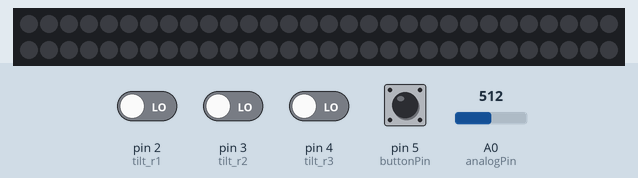
This sketch was run on a simulated Arduino Uno, built with avr-gcc and run on an emulated ATmega328P. On the bench: 60 RGB LEDs in strip order, left to right, continuing on the next row. The inputs (shaded band) are chosen by the test bench; at power-on: pin 2 (tilt_r1), pin 3 (tilt_r2), pin 4 (tilt_r3), pin 5 (buttonPin) LOW, A0 (analogPin) = 512. Dim RGB values are drawn brighter than linear; the audio player accepts every command and is not drawn; what the sketch prints to the serial monitor is not drawn.

Above: at 1.2 s.
1.3 s: pin 2 (tilt_r1) driven HIGH
At 3.4 s:
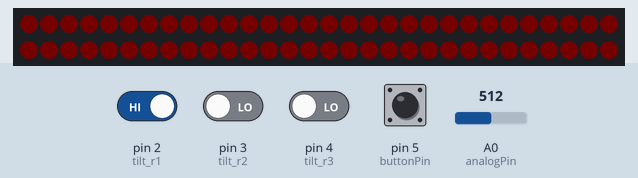
4.3 s: pin 3 (tilt_r2) driven HIGH
7.3 s: pin 5 (buttonPin) pulled HIGH for 0.25 s
At 9.6 s:
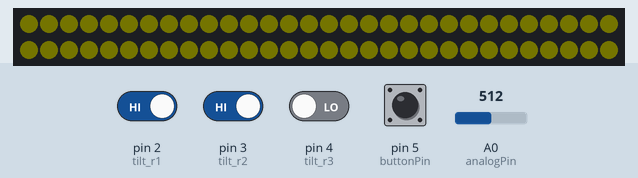
10.5 s: pin 4 (tilt_r3) driven HIGH
13.5 s: pin 5 (buttonPin) pulled HIGH for 1 s
At 16.4 s:
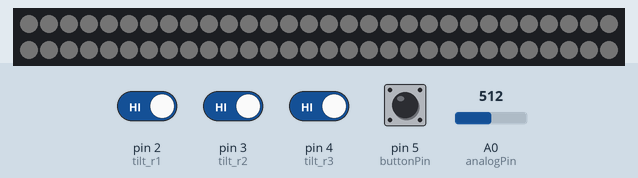
17.5 s: pin 2 (tilt_r1) driven LOW
At 24.05 s:
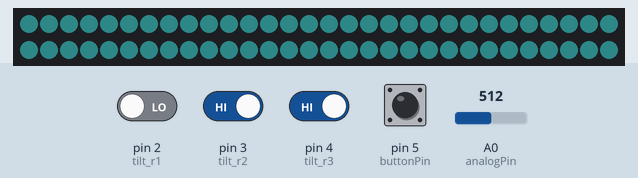
Timing chart, 0 to 24.3 s (numbered marks = the images above; inputs shaded):
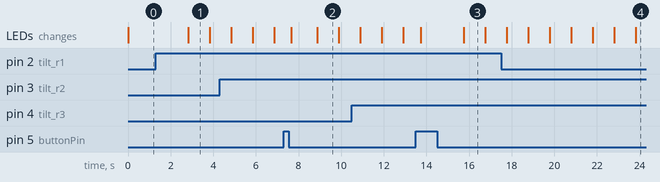

Measured:
- after the input at 1.3 s, the LEDs: change after 1.5 s (image 1)
- after the input at 7.3 s, the LEDs: first change after 0.37 s (image 2 shows a later state)
- after the input at 13.5 s, the LEDs: first change after 0.23 s (image 3 shows a later state)
- after the input at 17.5 s, the LEDs: first differ from a run without the input after 1.3 s (image 4 shows a later state)

The sketch:

rgbw_tilt_mp3_reset.ino
```cpp
//최종

//mp3
#include <SoftwareSerial.h>
#include <DFPlayer_Mini_Mp3.h>


//빨간색 순차 점등

#include <Adafruit_NeoPixel.h>   // 네오픽셀 라이브러리를 불러옵니다.

#define PIN 6                      // 디지털핀 어디에 연결했는지 입력
#define LEDNUM 60                  // 연결된 네오픽셀의 숫자입력
#define BRIGHTNESS 50               // 네오픽셀의 밝기를 설정합니다. (0~255)

Adafruit_NeoPixel strip = Adafruit_NeoPixel(LEDNUM, PIN, NEO_GRBW + NEO_KHZ800);


SoftwareSerial mySerial(10,11);//tx10rx11rx에 저항연결

//int busypin= 7;

//기울기센서
const int tilt_r1=2;
int sensorValue1=0;
const int tilt_r2=3;
int sensorValue2=0;
const int tilt_r3=4;
int sensorValue3=0;

//for
int white=255;
int red=0;
int green=0;
int blue=0;

//button
const int buttonPin=5;
int buttonState=0;

//압력센서
int analogPin = A0;
int sensorReading=0;

void setup() {
  //mp3
  Serial.begin (9600);
  mySerial.begin(9600);
  mp3_set_serial (mySerial);      // DFPlayer-mini mp3 module 시리얼 세팅
  delay(1);                     // 볼륨값 적용을 위한 delay
  mp3_set_volume (20);
  delay(1);
  mp3_play(1);


  //네오픽셀
  strip.setBrightness(BRIGHTNESS);
  strip.begin();                           // 네오픽셀 제어시작
  strip.show();


  pinMode(tilt_r1,INPUT);
  pinMode(tilt_r2,INPUT);
  pinMode(tilt_r3,INPUT);

  //button
  pinMode(buttonPin,INPUT);

}

void loop() {                              // 이 안에 입력한 내용들이 반복 실행됩니다
  //mp3
  //boolean play_state = digitalRead(busypin);
  //if(play_state==HIGH){
  //  mp3_next();
  //}

  sensorReading=analogRead(analogPin);
  Serial.println(sensorReading);


  //button
  buttonState=digitalRead(buttonPin);
  if(buttonState==HIGH){
    red=0;
    green=0;
    blue=0;
  }
  //led
  sensorValue1=digitalRead(tilt_r1);
  sensorValue2=digitalRead(tilt_r2);
  sensorValue3=digitalRead(tilt_r3);

  colorWipe(strip.Color(red,green,blue,0),0);
  delay(10);

  if(red<=255 && sensorReading>80){
    if(sensorValue1==HIGH){
      red=red+1;
    }
  }
  if(green<=255 && sensorReading>80){
    if(sensorValue2==HIGH){
      green=green+1;
    }
  }
  if(blue<=255 && sensorReading>80){
    if(sensorValue3==HIGH){
      blue=blue+1;
    }
  }

}

void colorWipe(uint32_t c, uint8_t wait){
  for(uint16_t i=0; i<strip.numPixels();i++){
    strip.setPixelColor(i,c);
    strip.show();
    delay(wait);
  }
}
```
